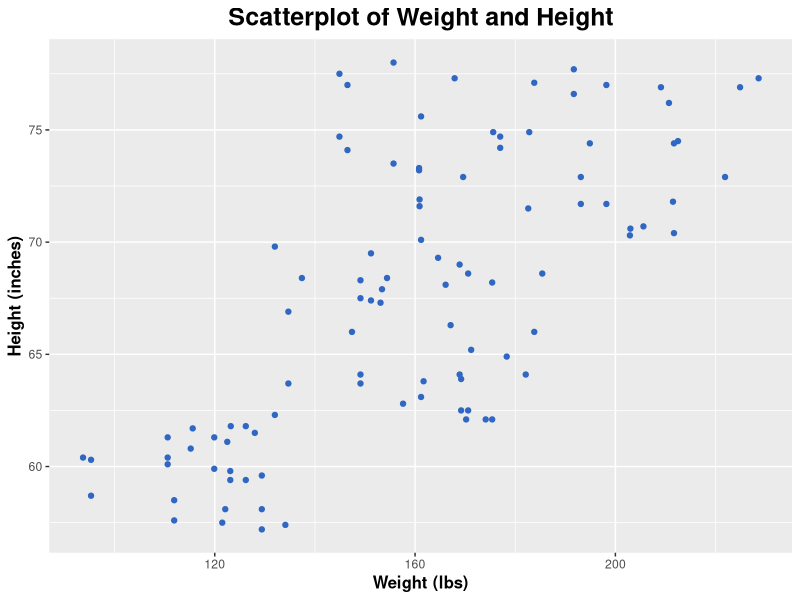
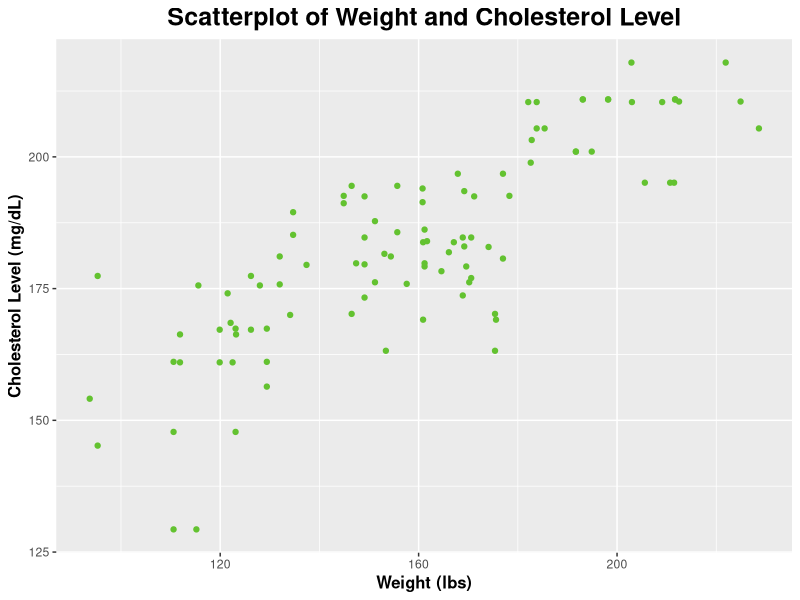
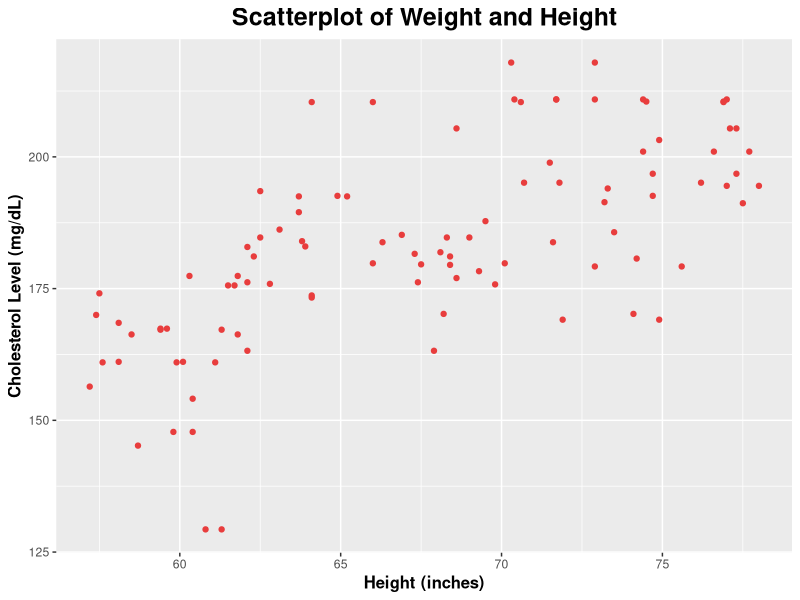
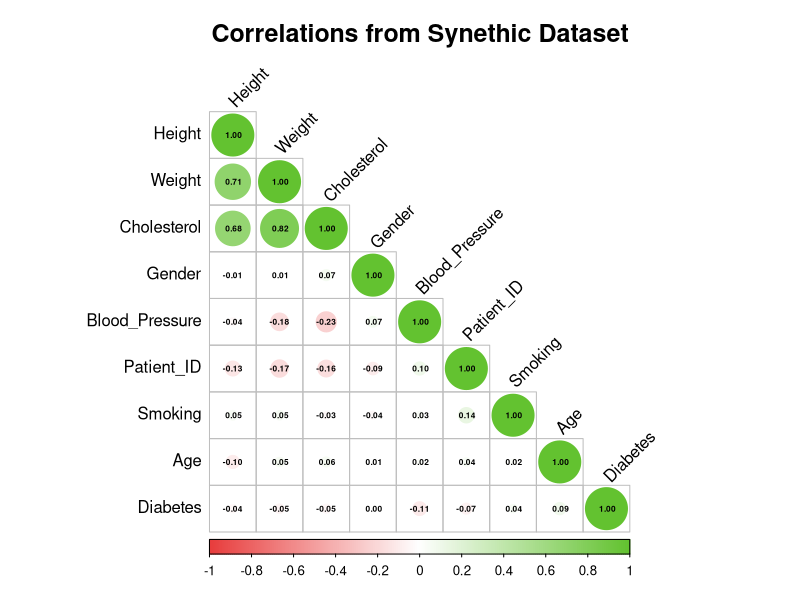

Reproduce these figures in R, in order.
## ---- chunk 1
library(dplyr)
library(purrr)
library(lubridate)
library(ggplot2)
library(here)
library(corrplot)
library(knitr)
library(kableExtra)
## ---- chunk 2
# Set seed 
set.seed(116)
# Assign how many patients/observations I want to generate
n_patients <- 100 # I will generate only 100 patients for this exercise since this is the first time I am creating a synthetic dataset and I want to keep things simple!
## ---- chunk 3
# Create an empty data frame with placeholders for variables
synthetic_data <- data.frame(
  Patient_ID = numeric(n_patients),
  Age = numeric(n_patients),
  Gender = integer(n_patients),
  Enrollment_Date = lubridate::as_date(character(n_patients)),
  Height = numeric(n_patients),
  Weight = numeric(n_patients),
  Blood_Pressure = numeric(n_patients),
  Cholesterol = numeric(n_patients),
  Diabetes = integer(n_patients),
  Smoking = integer(n_patients))

# Variable 1: Patient ID
synthetic_data$Patient_ID <- 1:n_patients

# Variable 2: Age (numeric variable)
synthetic_data$Age <- round(runif(n_patients, min = 18, max = 90), 1)

# Variable 3: Gender (binary variable; 0 = Male, 1 = Female)
synthetic_data$Gender <- as.numeric(sample(c(0, 1), n_patients, replace = TRUE))

# Variable 4: Date of Enrollment (date variable)
synthetic_data$Enrollment_Date <- lubridate::as_date(sample(seq(from = lubridate::as_date("2022-01-01"), to = lubridate::as_date("2022-12-31"), by = "days"), n_patients, replace = TRUE))

# Variable 5: Height (numeric variable; in inches)
synthetic_data$Height <- round(runif(n_patients, min = 57, max = 78), 1)

# Variable 6: Weight (numeric variable; in lbs; dependent on Height) 
synthetic_data$Weight <- ifelse(
  synthetic_data$Height >= 57 & synthetic_data$Height <= 62, 
  round(rnorm(sum(synthetic_data$Height >= 57 & synthetic_data$Height <= 62), mean = 120, sd = 10), 1),ifelse(synthetic_data$Height > 62 & synthetic_data$Height <= 70, round(rnorm(sum(synthetic_data$Height > 62 & synthetic_data$Height <= 70), mean = 160, sd = 15), 1),
    round(rnorm(sum(synthetic_data$Height > 70 & synthetic_data$Height <= 78), mean = 190, sd = 20), 1)))

# Variable 7: Blood Pressure (numeric variable)
synthetic_data$Blood_Pressure <- round(runif(n_patients, min = 90, max = 160), 1)

# Variable 8: Cholesterol Level (numeric variable; in mg/dL; dependent on Weight)
synthetic_data$Cholesterol <- ifelse(synthetic_data$Weight >= 70 & synthetic_data$Weight <= 130, round(rnorm(sum(synthetic_data$Weight >= 70 & synthetic_data$Weight <= 130), mean = 160, sd = 10), 1), ifelse(synthetic_data$Weight >= 131 & synthetic_data$Weight <= 180, round(rnorm(sum(synthetic_data$Weight >= 131 & synthetic_data$Weight <= 180), mean = 185, sd = 10), 1), round(rnorm(sum(synthetic_data$Weight >= 181 & synthetic_data$Weight <= 200), mean = 210, sd = 10), 1)))

# Variable 9: Diabetes (binary variable; 0 = Not Diabetic, 1 = Diabetic)
synthetic_data$Diabetes <- as.numeric(sample(c(0, 1), n_patients, replace = TRUE))

# Variable 10: Smoking (binary variable; 0 = Does Not Smoke, 1 = Smokes)
synthetic_data$Smoking <- as.numeric(sample(c(0, 1), n_patients, replace = TRUE))

# Print the first few rows of the generated data
head(synthetic_data)
## ---- chunk 4
summary(synthetic_data)
str(synthetic_data)
glimpse(synthetic_data)
## ---- chunk 5
ggplot(synthetic_data, aes(x = Weight, y = Height)) +
  geom_point(color = "#3067c2") +
  labs(title = "Scatterplot of Weight and Height",
       x = "Weight (lbs)",
       y = "Height (inches)") + 
  theme(legend.position = "none", plot.title = element_text(size = 18, face = "bold", hjust = 0.5), axis.title.x = element_text(size = 12, face = "bold"), axis.title.y = element_text(size = 12, face = "bold"))
## ---- chunk 6
cor(synthetic_data$Weight, synthetic_data$Height)
## ---- chunk 7
ggplot(synthetic_data, aes(x = Weight, y = Cholesterol)) +
  geom_point(color = "#63c230") +
  labs(title = "Scatterplot of Weight and Cholesterol Level",
       x = "Weight (lbs)",
       y = "Cholesterol Level (mg/dL)") + 
  theme(legend.position = "none", plot.title = element_text(size = 18, face = "bold", hjust = 0.5), axis.title.x = element_text(size = 12, face = "bold"), axis.title.y = element_text(size = 12, face = "bold"))
## ---- chunk 8
cor(synthetic_data$Weight, synthetic_data$Cholesterol)
## ---- chunk 9
ggplot(synthetic_data, aes(x = Height, y = Cholesterol)) +
  geom_point(color = "#e83d3d") +
  labs(title = "Scatterplot of Weight and Height",
       x = "Height (inches)",
       y = "Cholesterol Level (mg/dL)") + 
  theme(legend.position = "none", plot.title = element_text(size = 18, face = "bold", hjust = 0.5), axis.title.x = element_text(size = 12, face = "bold"), axis.title.y = element_text(size = 12, face = "bold"))
## ---- chunk 10
cor(synthetic_data$Height, synthetic_data$Cholesterol)
## ---- chunk 11
# I will select only numeric variables (date wouldn't make sense to include here)
cor_matrix <- cor(synthetic_data %>% select(where(is.numeric)))

# Print out so we can see the correlation matrix!
print(cor_matrix)
## ---- chunk 12
kable(cor_matrix, caption = "Correlation Matrix of Numeric Variables") %>%
  kable_styling("striped", full_width = F) %>%
  row_spec(0, background = "#00509e", color = "white") %>%  # Blue header with white text
  row_spec(1:nrow(cor_matrix), background = "#d6eaf8")  # Light blue for rows
## ---- chunk 13
# Define custom colors
corrplot_colors <- colorRampPalette(c("#e83d3d", "white", "#63c230"))(200)

# Create the correlation plot with variable names on both sides
corrplot(cor_matrix, 
         method = "circle",       # Circle method
         type = "lower",          # Lower half of the correlation matrix (since including the upper half would be repetitive)
         order = "hclust",        # Order variables by hierarchical clustering
         col = corrplot_colors,   # Custom color palette above!
         tl.col = "black",        # Variable names in black
         addCoef.col = "black",   # Correlation coefficients in black
         number.cex = 0.5,        # Adjust coefficient size 
         number.digits = 2,       # Display two decimal places for coefficients
         tl.srt = 45,             # Rotate labels on x-axis
         mar = c(0, 0, 1, 0))     # Margins to adjust spacing
title("Correlations from Synethic Dataset", line = 2, cex.main = 1.5) # Adding a title!
## ---- chunk 14
Cholesterol_Weight <- lm(Cholesterol ~ Weight, data = synthetic_data)
summary(Cholesterol_Weight)
## ---- chunk 15
Cholesterol_Height <- lm(Cholesterol ~ Height, data = synthetic_data)
summary(Cholesterol_Height)
## ---- chunk 16
